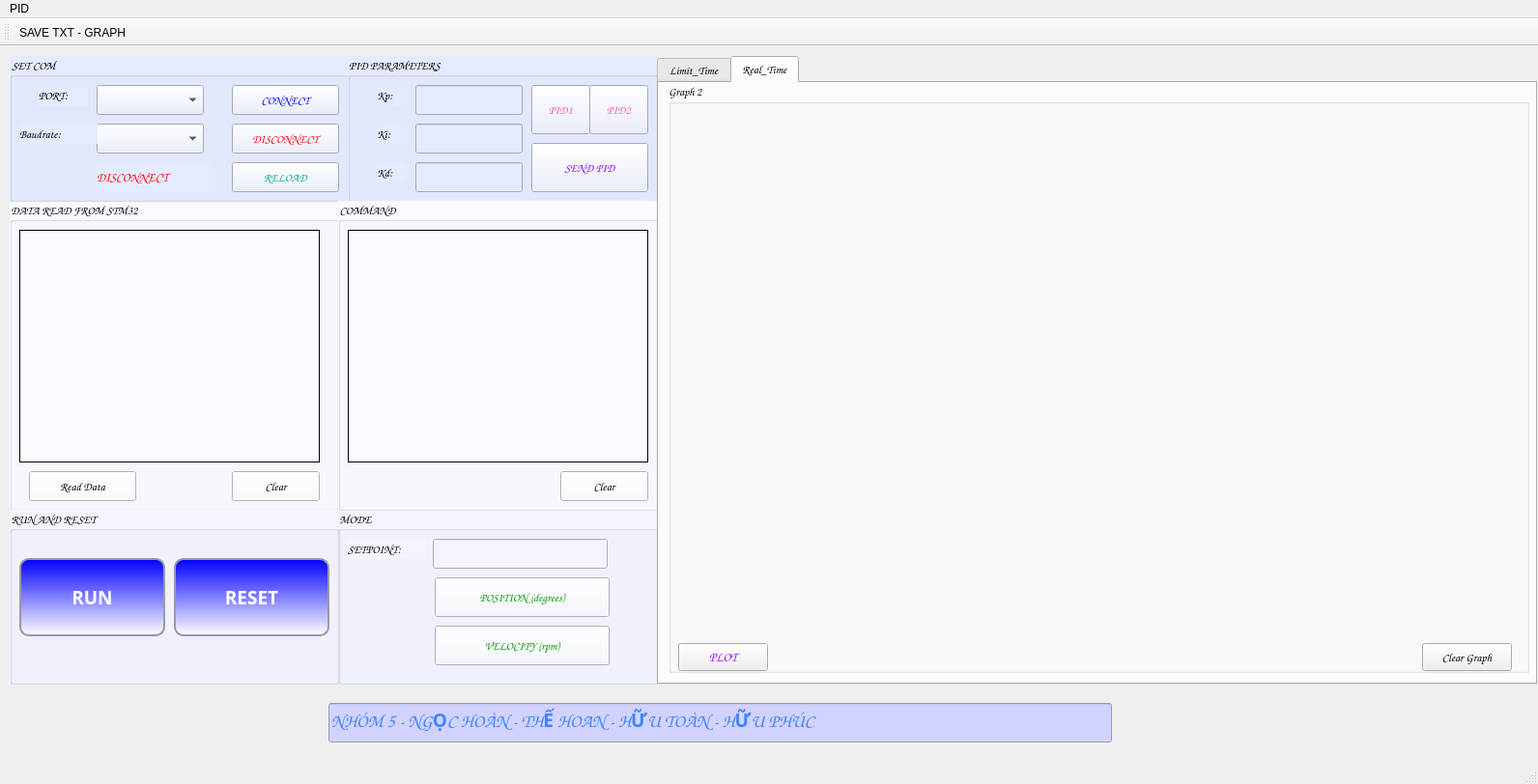
<?xml version="1.0" encoding="UTF-8"?>
<ui version="4.0">
 <class>MainWindow</class>
 <widget class="QMainWindow" name="MainWindow">
  <property name="geometry">
   <rect>
    <x>0</x>
    <y>0</y>
    <width>1592</width>
    <height>812</height>
   </rect>
  </property>
  <property name="windowTitle">
   <string>MainWindow</string>
  </property>
  <widget class="QWidget" name="centralwidget">
   <widget class="QGroupBox" name="groupBox">
    <property name="geometry">
     <rect>
      <x>10</x>
      <y>160</y>
      <width>341</width>
      <height>321</height>
     </rect>
    </property>
    <property name="font">
     <font>
      <family>Comic Sans MS</family>
     </font>
    </property>
    <property name="styleSheet">
     <string notr="true">background-color: rgb(248, 250, 255);</string>
    </property>
    <property name="title">
     <string>DATA READ FROM STM32</string>
    </property>
    <property name="flat">
     <bool>false</bool>
    </property>
    <widget class="QTextBrowser" name="textBrowser">
     <property name="geometry">
      <rect>
       <x>10</x>
       <y>30</y>
       <width>311</width>
       <height>241</height>
      </rect>
     </property>
     <property name="frameShape">
      <enum>QFrame::Panel</enum>
     </property>
     <property name="frameShadow">
      <enum>QFrame::Plain</enum>
     </property>
     <property name="html">
      <string>&lt;!DOCTYPE HTML PUBLIC &quot;-//W3C//DTD HTML 4.0//EN&quot; &quot;http://www.w3.org/TR/REC-html40/strict.dtd&quot;&gt;
&lt;html&gt;&lt;head&gt;&lt;meta name=&quot;qrichtext&quot; content=&quot;1&quot; /&gt;&lt;meta charset=&quot;utf-8&quot; /&gt;&lt;style type=&quot;text/css&quot;&gt;
p, li { white-space: pre-wrap; }
hr { height: 1px; border-width: 0; }
li.unchecked::marker { content: &quot;\2610&quot;; }
li.checked::marker { content: &quot;\2612&quot;; }
&lt;/style&gt;&lt;/head&gt;&lt;body style=&quot; font-family:'Segoe UI'; font-size:9pt; font-weight:400; font-style:normal;&quot;&gt;
&lt;p style=&quot;-qt-paragraph-type:empty; margin-top:0px; margin-bottom:0px; margin-left:0px; margin-right:0px; -qt-block-indent:0; text-indent:0px;&quot;&gt;&lt;br /&gt;&lt;/p&gt;&lt;/body&gt;&lt;/html&gt;</string>
     </property>
    </widget>
    <widget class="QPushButton" name="pushButton_readData">
     <property name="geometry">
      <rect>
       <x>20</x>
       <y>280</y>
       <width>111</width>
       <height>31</height>
      </rect>
     </property>
     <property name="font">
      <font>
       <family>Comic Sans MS</family>
      </font>
     </property>
     <property name="text">
      <string>Read Data</string>
     </property>
    </widget>
    <widget class="QPushButton" name="pushButton_clear">
     <property name="geometry">
      <rect>
       <x>230</x>
       <y>280</y>
       <width>91</width>
       <height>31</height>
      </rect>
     </property>
     <property name="font">
      <font>
       <family>Comic Sans MS</family>
      </font>
     </property>
     <property name="text">
      <string>Clear</string>
     </property>
    </widget>
   </widget>
   <widget class="QGroupBox" name="groupBox_2">
    <property name="geometry">
     <rect>
      <x>350</x>
      <y>480</y>
      <width>331</width>
      <height>181</height>
     </rect>
    </property>
    <property name="font">
     <font>
      <family>Comic Sans MS</family>
     </font>
    </property>
    <property name="styleSheet">
     <string notr="true">background-color: rgb(242, 245, 255);</string>
    </property>
    <property name="title">
     <string>MODE</string>
    </property>
    <widget class="QLabel" name="label_7">
     <property name="geometry">
      <rect>
       <x>10</x>
       <y>30</y>
       <width>81</width>
       <height>21</height>
      </rect>
     </property>
     <property name="font">
      <font>
       <family>Comic Sans MS</family>
       <pointsize>9</pointsize>
      </font>
     </property>
     <property name="text">
      <string>SETPOINT:</string>
     </property>
    </widget>
    <widget class="QPushButton" name="pushButton_velocity">
     <property name="geometry">
      <rect>
       <x>100</x>
       <y>120</y>
       <width>181</width>
       <height>41</height>
      </rect>
     </property>
     <property name="font">
      <font>
       <family>Comic Sans MS</family>
       <pointsize>9</pointsize>
      </font>
     </property>
     <property name="styleSheet">
      <string notr="true">color: rgb(0, 150, 0);</string>
     </property>
     <property name="text">
      <string>VELOCITY (rpm)</string>
     </property>
    </widget>
    <widget class="QLineEdit" name="lineEdit_setpoint">
     <property name="geometry">
      <rect>
       <x>98</x>
       <y>30</y>
       <width>181</width>
       <height>31</height>
      </rect>
     </property>
    </widget>
    <widget class="QPushButton" name="pushButton_position">
     <property name="geometry">
      <rect>
       <x>100</x>
       <y>70</y>
       <width>181</width>
       <height>41</height>
      </rect>
     </property>
     <property name="font">
      <font>
       <family>Comic Sans MS</family>
       <pointsize>9</pointsize>
      </font>
     </property>
     <property name="styleSheet">
      <string notr="true">color: rgb(0, 150, 0);</string>
     </property>
     <property name="text">
      <string>POSITION (degrees)</string>
     </property>
    </widget>
   </widget>
   <widget class="QGroupBox" name="groupBox_4">
    <property name="geometry">
     <rect>
      <x>10</x>
      <y>10</y>
      <width>351</width>
      <height>151</height>
     </rect>
    </property>
    <property name="font">
     <font>
      <family>Comic Sans MS</family>
     </font>
    </property>
    <property name="autoFillBackground">
     <bool>false</bool>
    </property>
    <property name="styleSheet">
     <string notr="true">background-color: rgb(229, 235, 255);</string>
    </property>
    <property name="title">
     <string>SET COM</string>
    </property>
    <property name="flat">
     <bool>false</bool>
    </property>
    <property name="checkable">
     <bool>false</bool>
    </property>
    <widget class="QPushButton" name="pushButton_disconnect">
     <property name="geometry">
      <rect>
       <x>230</x>
       <y>70</y>
       <width>111</width>
       <height>31</height>
      </rect>
     </property>
     <property name="font">
      <font>
       <family>Comic Sans MS</family>
      </font>
     </property>
     <property name="styleSheet">
      <string notr="true">color: rgb(255, 0, 0);</string>
     </property>
     <property name="text">
      <string>DISCONNECT</string>
     </property>
    </widget>
    <widget class="QLabel" name="label_2">
     <property name="geometry">
      <rect>
       <x>30</x>
       <y>30</y>
       <width>51</width>
       <height>21</height>
      </rect>
     </property>
     <property name="font">
      <font>
       <family>Comic Sans MS</family>
       <pointsize>9</pointsize>
      </font>
     </property>
     <property name="text">
      <string>PORT:</string>
     </property>
    </widget>
    <widget class="QComboBox" name="comboBox_COM">
     <property name="geometry">
      <rect>
       <x>90</x>
       <y>30</y>
       <width>111</width>
       <height>31</height>
      </rect>
     </property>
    </widget>
    <widget class="QComboBox" name="comboBox_Baud">
     <property name="geometry">
      <rect>
       <x>90</x>
       <y>70</y>
       <width>111</width>
       <height>31</height>
      </rect>
     </property>
    </widget>
    <widget class="QLabel" name="label_6">
     <property name="geometry">
      <rect>
       <x>10</x>
       <y>70</y>
       <width>81</width>
       <height>21</height>
      </rect>
     </property>
     <property name="font">
      <font>
       <family>Comic Sans MS</family>
       <pointsize>9</pointsize>
      </font>
     </property>
     <property name="text">
      <string>Baudrate:</string>
     </property>
    </widget>
    <widget class="QPushButton" name="Select_COM">
     <property name="geometry">
      <rect>
       <x>230</x>
       <y>30</y>
       <width>111</width>
       <height>31</height>
      </rect>
     </property>
     <property name="font">
      <font>
       <family>Comic Sans MS</family>
      </font>
     </property>
     <property name="styleSheet">
      <string notr="true">color: rgb(0, 0, 255);</string>
     </property>
     <property name="text">
      <string>CONNECT</string>
     </property>
    </widget>
    <widget class="QPushButton" name="pushButton_reload">
     <property name="geometry">
      <rect>
       <x>230</x>
       <y>110</y>
       <width>111</width>
       <height>31</height>
      </rect>
     </property>
     <property name="font">
      <font>
       <family>Comic Sans MS</family>
      </font>
     </property>
     <property name="styleSheet">
      <string notr="true">color: rgb(0, 170, 127);</string>
     </property>
     <property name="text">
      <string>RELOAD</string>
     </property>
    </widget>
    <widget class="QLabel" name="label_status_com">
     <property name="geometry">
      <rect>
       <x>90</x>
       <y>110</y>
       <width>121</width>
       <height>31</height>
      </rect>
     </property>
     <property name="font">
      <font>
       <family>Comic Sans MS</family>
       <pointsize>10</pointsize>
      </font>
     </property>
     <property name="styleSheet">
      <string notr="true">color: rgb(255, 0, 0);</string>
     </property>
     <property name="text">
      <string>DISCONNECT</string>
     </property>
    </widget>
   </widget>
   <widget class="QGroupBox" name="groupBox_5">
    <property name="geometry">
     <rect>
      <x>10</x>
      <y>480</y>
      <width>341</width>
      <height>181</height>
     </rect>
    </property>
    <property name="font">
     <font>
      <family>Comic Sans MS</family>
     </font>
    </property>
    <property name="styleSheet">
     <string notr="true">background-color: rgb(244, 244, 255);</string>
    </property>
    <property name="title">
     <string>RUN AND RESET</string>
    </property>
    <widget class="QPushButton" name="pushButton_reset">
     <property name="geometry">
      <rect>
       <x>170</x>
       <y>50</y>
       <width>161</width>
       <height>81</height>
      </rect>
     </property>
     <property name="font">
      <font>
       <family>VNI-Korin</family>
       <pointsize>14</pointsize>
       <bold>true</bold>
      </font>
     </property>
     <property name="styleSheet">
      <string notr="true">QPushButton {
	border-style: solid;
	border-width: 2px;
	border-color: #9999aa;
	border-radius: 10px;
	color: white;
	background-color: qlineargradient(spread:pad, x1:0.5, y1:0, x2:0.5, y2:1, stop:0 rgba(0, 0, 55, 55), stop:1 rgba(155, 155, 155,155));
}

QPushButton:enabled {
	background-color: qlineargradient(spread:pad, x1:0.5, y1:0, x2:0.5, y2:1, stop:0 rgba(0, 0, 255, 255), stop:1 rgba(255, 255, 255, 255));
		color: white;
}

QPushButton:pressed {
	background-color: qlineargradient(spread:pad, x1:0.5, y1:0, x2:0.5, y2:1, stop:0 rgba(0, 255, 255, 255), stop:1 rgba(255, 255, 255, 255));
		color: #fffffe;
}


QPushButton:hover:!pressed {
	background-color: qlineargradient(spread:pad, x1:0.5, y1:0, x2:0.5, y2:1, stop:0 rgba(255, 0, 255, 255), stop:1 rgba(255, 255, 255, 255));
		color: #0c2f70;
}

QPushButton:disabled {
		background-color: #aaaaaa;
		color: #ffffff;
}
</string>
     </property>
     <property name="text">
      <string>RESET</string>
     </property>
     <property name="icon">
      <iconset theme="applications-games"/>
     </property>
    </widget>
    <widget class="QPushButton" name="pushButton_run">
     <property name="geometry">
      <rect>
       <x>10</x>
       <y>50</y>
       <width>151</width>
       <height>81</height>
      </rect>
     </property>
     <property name="font">
      <font>
       <family>VNI-Korin</family>
       <pointsize>14</pointsize>
       <bold>true</bold>
      </font>
     </property>
     <property name="styleSheet">
      <string notr="true">QPushButton {
	border-style: solid;
	border-width: 2px;
	border-color: #9999aa;
	border-radius: 10px;
	color: white;
	background-color: qlineargradient(spread:pad, x1:0.5, y1:0, x2:0.5, y2:1, stop:0 rgba(0, 0, 55, 55), stop:1 rgba(155, 155, 155,155));
}

QPushButton:enabled {
	background-color: qlineargradient(spread:pad, x1:0.5, y1:0, x2:0.5, y2:1, stop:0 rgba(0, 0, 255, 255), stop:1 rgba(255, 255, 255, 255));
		color: white;
}

QPushButton:pressed {
	background-color: qlineargradient(spread:pad, x1:0.5, y1:0, x2:0.5, y2:1, stop:0 rgba(0, 255, 255, 255), stop:1 rgba(255, 255, 255, 255));
		color: #fffffe;
}


QPushButton:hover:!pressed {
	background-color: qlineargradient(spread:pad, x1:0.5, y1:0, x2:0.5, y2:1, stop:0 rgba(255, 0, 255, 255), stop:1 rgba(255, 255, 255, 255));
		color: #0c2f70;
}

QPushButton:disabled {
		background-color: #aaaaaa;
		color: #ffffff;
}
</string>
     </property>
     <property name="text">
      <string>RUN</string>
     </property>
     <property name="icon">
      <iconset theme="applications-games"/>
     </property>
    </widget>
   </widget>
   <widget class="QGroupBox" name="groupBox_3">
    <property name="geometry">
     <rect>
      <x>360</x>
      <y>10</y>
      <width>321</width>
      <height>151</height>
     </rect>
    </property>
    <property name="font">
     <font>
      <family>Comic Sans MS</family>
     </font>
    </property>
    <property name="styleSheet">
     <string notr="true">background-color: rgb(229, 235, 255);
</string>
    </property>
    <property name="title">
     <string>PID PARAMETERS</string>
    </property>
    <property name="flat">
     <bool>false</bool>
    </property>
    <widget class="QLabel" name="label_Kd">
     <property name="geometry">
      <rect>
       <x>30</x>
       <y>110</y>
       <width>31</width>
       <height>21</height>
      </rect>
     </property>
     <property name="font">
      <font>
       <family>Comic Sans MS</family>
       <pointsize>9</pointsize>
      </font>
     </property>
     <property name="text">
      <string>Kd:</string>
     </property>
    </widget>
    <widget class="QLineEdit" name="lineEdit_Kp">
     <property name="geometry">
      <rect>
       <x>70</x>
       <y>30</y>
       <width>111</width>
       <height>31</height>
      </rect>
     </property>
     <property name="styleSheet">
      <string notr="true"/>
     </property>
    </widget>
    <widget class="QLineEdit" name="lineEdit_Ki">
     <property name="geometry">
      <rect>
       <x>70</x>
       <y>70</y>
       <width>111</width>
       <height>31</height>
      </rect>
     </property>
     <property name="maxLength">
      <number>32767</number>
     </property>
     <property name="dragEnabled">
      <bool>false</bool>
     </property>
    </widget>
    <widget class="QLabel" name="label_Kp">
     <property name="geometry">
      <rect>
       <x>30</x>
       <y>30</y>
       <width>31</width>
       <height>21</height>
      </rect>
     </property>
     <property name="font">
      <font>
       <family>Comic Sans MS</family>
       <pointsize>9</pointsize>
      </font>
     </property>
     <property name="mouseTracking">
      <bool>false</bool>
     </property>
     <property name="tabletTracking">
      <bool>false</bool>
     </property>
     <property name="contextMenuPolicy">
      <enum>Qt::DefaultContextMenu</enum>
     </property>
     <property name="autoFillBackground">
      <bool>false</bool>
     </property>
     <property name="frameShape">
      <enum>QFrame::NoFrame</enum>
     </property>
     <property name="frameShadow">
      <enum>QFrame::Plain</enum>
     </property>
     <property name="lineWidth">
      <number>1</number>
     </property>
     <property name="text">
      <string>Kp:</string>
     </property>
    </widget>
    <widget class="QLineEdit" name="lineEdit_Kd">
     <property name="geometry">
      <rect>
       <x>70</x>
       <y>110</y>
       <width>111</width>
       <height>31</height>
      </rect>
     </property>
    </widget>
    <widget class="QLabel" name="label_Ki">
     <property name="geometry">
      <rect>
       <x>30</x>
       <y>70</y>
       <width>31</width>
       <height>21</height>
      </rect>
     </property>
     <property name="font">
      <font>
       <family>Comic Sans MS</family>
       <pointsize>9</pointsize>
      </font>
     </property>
     <property name="text">
      <string>Ki:</string>
     </property>
    </widget>
    <widget class="QPushButton" name="sendPID">
     <property name="geometry">
      <rect>
       <x>190</x>
       <y>90</y>
       <width>121</width>
       <height>51</height>
      </rect>
     </property>
     <property name="font">
      <font>
       <family>Comic Sans MS</family>
      </font>
     </property>
     <property name="styleSheet">
      <string notr="true">color: rgb(140, 0, 255);</string>
     </property>
     <property name="text">
      <string>SEND PID</string>
     </property>
     <property name="icon">
      <iconset>
       <normaloff>C:/Users/Admin/Downloads/in-komi-we-trust.jpg</normaloff>C:/Users/Admin/Downloads/in-komi-we-trust.jpg</iconset>
     </property>
    </widget>
    <widget class="QPushButton" name="PID2">
     <property name="geometry">
      <rect>
       <x>250</x>
       <y>30</y>
       <width>61</width>
       <height>51</height>
      </rect>
     </property>
     <property name="font">
      <font>
       <family>Comic Sans MS</family>
      </font>
     </property>
     <property name="styleSheet">
      <string notr="true">color: rgb(255, 85, 167);</string>
     </property>
     <property name="text">
      <string>PID2</string>
     </property>
    </widget>
    <widget class="QPushButton" name="PID1">
     <property name="geometry">
      <rect>
       <x>190</x>
       <y>30</y>
       <width>61</width>
       <height>51</height>
      </rect>
     </property>
     <property name="font">
      <font>
       <family>Comic Sans MS</family>
      </font>
     </property>
     <property name="styleSheet">
      <string notr="true">color: rgb(255, 85, 167);</string>
     </property>
     <property name="text">
      <string>PID1</string>
     </property>
    </widget>
   </widget>
   <widget class="QGroupBox" name="groupBox_7">
    <property name="geometry">
     <rect>
      <x>350</x>
      <y>160</y>
      <width>341</width>
      <height>321</height>
     </rect>
    </property>
    <property name="font">
     <font>
      <family>Comic Sans MS</family>
     </font>
    </property>
    <property name="styleSheet">
     <string notr="true">background-color: rgb(248, 250, 255);</string>
    </property>
    <property name="title">
     <string>COMMAND</string>
    </property>
    <property name="flat">
     <bool>false</bool>
    </property>
    <property name="checkable">
     <bool>false</bool>
    </property>
    <widget class="QTextBrowser" name="textBrowser_command">
     <property name="geometry">
      <rect>
       <x>10</x>
       <y>30</y>
       <width>311</width>
       <height>241</height>
      </rect>
     </property>
     <property name="frameShape">
      <enum>QFrame::Panel</enum>
     </property>
     <property name="frameShadow">
      <enum>QFrame::Plain</enum>
     </property>
     <property name="html">
      <string>&lt;!DOCTYPE HTML PUBLIC &quot;-//W3C//DTD HTML 4.0//EN&quot; &quot;http://www.w3.org/TR/REC-html40/strict.dtd&quot;&gt;
&lt;html&gt;&lt;head&gt;&lt;meta name=&quot;qrichtext&quot; content=&quot;1&quot; /&gt;&lt;meta charset=&quot;utf-8&quot; /&gt;&lt;style type=&quot;text/css&quot;&gt;
p, li { white-space: pre-wrap; }
hr { height: 1px; border-width: 0; }
li.unchecked::marker { content: &quot;\2610&quot;; }
li.checked::marker { content: &quot;\2612&quot;; }
&lt;/style&gt;&lt;/head&gt;&lt;body style=&quot; font-family:'Segoe UI'; font-size:9pt; font-weight:400; font-style:normal;&quot;&gt;
&lt;p style=&quot;-qt-paragraph-type:empty; margin-top:0px; margin-bottom:0px; margin-left:0px; margin-right:0px; -qt-block-indent:0; text-indent:0px;&quot;&gt;&lt;br /&gt;&lt;/p&gt;&lt;/body&gt;&lt;/html&gt;</string>
     </property>
    </widget>
    <widget class="QPushButton" name="pushButton_clear_2">
     <property name="geometry">
      <rect>
       <x>230</x>
       <y>280</y>
       <width>91</width>
       <height>31</height>
      </rect>
     </property>
     <property name="font">
      <font>
       <family>Comic Sans MS</family>
      </font>
     </property>
     <property name="text">
      <string>Clear</string>
     </property>
    </widget>
   </widget>
   <widget class="QTabWidget" name="tabWidget">
    <property name="geometry">
     <rect>
      <x>680</x>
      <y>10</y>
      <width>911</width>
      <height>651</height>
     </rect>
    </property>
    <property name="font">
     <font>
      <family>Comic Sans MS</family>
     </font>
    </property>
    <property name="currentIndex">
     <number>1</number>
    </property>
    <widget class="QWidget" name="tab_3">
     <attribute name="title">
      <string>Limit_Time</string>
     </attribute>
     <widget class="QGroupBox" name="groupBox_6">
      <property name="geometry">
       <rect>
        <x>10</x>
        <y>0</y>
        <width>891</width>
        <height>611</height>
       </rect>
      </property>
      <property name="font">
       <font>
        <family>Comic Sans MS</family>
       </font>
      </property>
      <property name="title">
       <string>Graph 1</string>
      </property>
      <widget class="QCustomPlot" name="customPlot1" native="true">
       <property name="geometry">
        <rect>
         <x>10</x>
         <y>20</y>
         <width>871</width>
         <height>551</height>
        </rect>
       </property>
      </widget>
      <widget class="QPushButton" name="pushButton_plot">
       <property name="geometry">
        <rect>
         <x>10</x>
         <y>580</y>
         <width>93</width>
         <height>29</height>
        </rect>
       </property>
       <property name="font">
        <font>
         <family>Comic Sans MS</family>
         <pointsize>10</pointsize>
        </font>
       </property>
       <property name="styleSheet">
        <string notr="true">
color: rgb(0, 170, 0);
</string>
       </property>
       <property name="text">
        <string>PLOT</string>
       </property>
      </widget>
      <widget class="QPushButton" name="pushButton_clearGraph">
       <property name="geometry">
        <rect>
         <x>780</x>
         <y>580</y>
         <width>93</width>
         <height>29</height>
        </rect>
       </property>
       <property name="text">
        <string>Clear Graph</string>
       </property>
      </widget>
     </widget>
    </widget>
    <widget class="QWidget" name="tab_4">
     <attribute name="title">
      <string>Real_Time</string>
     </attribute>
     <widget class="QGroupBox" name="groupBox_8">
      <property name="geometry">
       <rect>
        <x>10</x>
        <y>0</y>
        <width>891</width>
        <height>611</height>
       </rect>
      </property>
      <property name="title">
       <string>Graph 2</string>
      </property>
      <widget class="QCustomPlot" name="customPlot2" native="true">
       <property name="geometry">
        <rect>
         <x>10</x>
         <y>20</y>
         <width>871</width>
         <height>551</height>
        </rect>
       </property>
       <property name="styleSheet">
        <string notr="true"/>
       </property>
      </widget>
      <widget class="QPushButton" name="pushButton_plot_2">
       <property name="geometry">
        <rect>
         <x>10</x>
         <y>580</y>
         <width>93</width>
         <height>29</height>
        </rect>
       </property>
       <property name="font">
        <font>
         <family>Comic Sans MS</family>
         <pointsize>10</pointsize>
        </font>
       </property>
       <property name="styleSheet">
        <string notr="true">color: rgb(170, 0, 255);</string>
       </property>
       <property name="text">
        <string>PLOT</string>
       </property>
      </widget>
      <widget class="QPushButton" name="pushButton_clearGraph_2">
       <property name="geometry">
        <rect>
         <x>780</x>
         <y>580</y>
         <width>93</width>
         <height>29</height>
        </rect>
       </property>
       <property name="text">
        <string>Clear Graph</string>
       </property>
      </widget>
     </widget>
    </widget>
   </widget>
   <widget class="QLineEdit" name="lineEdit">
    <property name="geometry">
     <rect>
      <x>340</x>
      <y>680</y>
      <width>811</width>
      <height>41</height>
     </rect>
    </property>
    <property name="font">
     <font>
      <family>Comic Sans MS</family>
      <pointsize>14</pointsize>
      <italic>false</italic>
      <bold>true</bold>
     </font>
    </property>
    <property name="styleSheet">
     <string notr="true">background-color: rgb(210, 210, 255);
border-color: rgb(0, 0, 255);
color: rgb(60, 131, 255);</string>
    </property>
    <property name="text">
     <string>NHÓM 5 - NGỌC HOÀN - THẾ HOAN - HỮU TOÀN - HỮU PHÚC</string>
    </property>
    <property name="readOnly">
     <bool>true</bool>
    </property>
   </widget>
  </widget>
  <widget class="QMenuBar" name="menubar">
   <property name="geometry">
    <rect>
     <x>0</x>
     <y>0</y>
     <width>1592</width>
     <height>26</height>
    </rect>
   </property>
   <widget class="QMenu" name="menuPID">
    <property name="title">
     <string>PID</string>
    </property>
   </widget>
   <addaction name="menuPID"/>
  </widget>
  <widget class="QStatusBar" name="statusbar"/>
  <widget class="QToolBar" name="toolBar">
   <property name="windowTitle">
    <string>toolBar</string>
   </property>
   <attribute name="toolBarArea">
    <enum>TopToolBarArea</enum>
   </attribute>
   <attribute name="toolBarBreak">
    <bool>false</bool>
   </attribute>
   <addaction name="actionSave_txt"/>
  </widget>
  <action name="actionSave_txt">
   <property name="icon">
    <iconset resource="resource.qrc">
     <normaloff>:/img/save_file.png</normaloff>:/img/save_file.png</iconset>
   </property>
   <property name="text">
    <string>SAVE TXT - GRAPH</string>
   </property>
   <property name="toolTip">
    <string>SAVE TXT - GRAPH</string>
   </property>
  </action>
 </widget>
 <customwidgets>
  <customwidget>
   <class>QCustomPlot</class>
   <extends>QWidget</extends>
   <header location="global">qcustomplot.h</header>
   <container>1</container>
  </customwidget>
 </customwidgets>
 <resources>
  <include location="resource.qrc"/>
 </resources>
 <connections/>
</ui>
